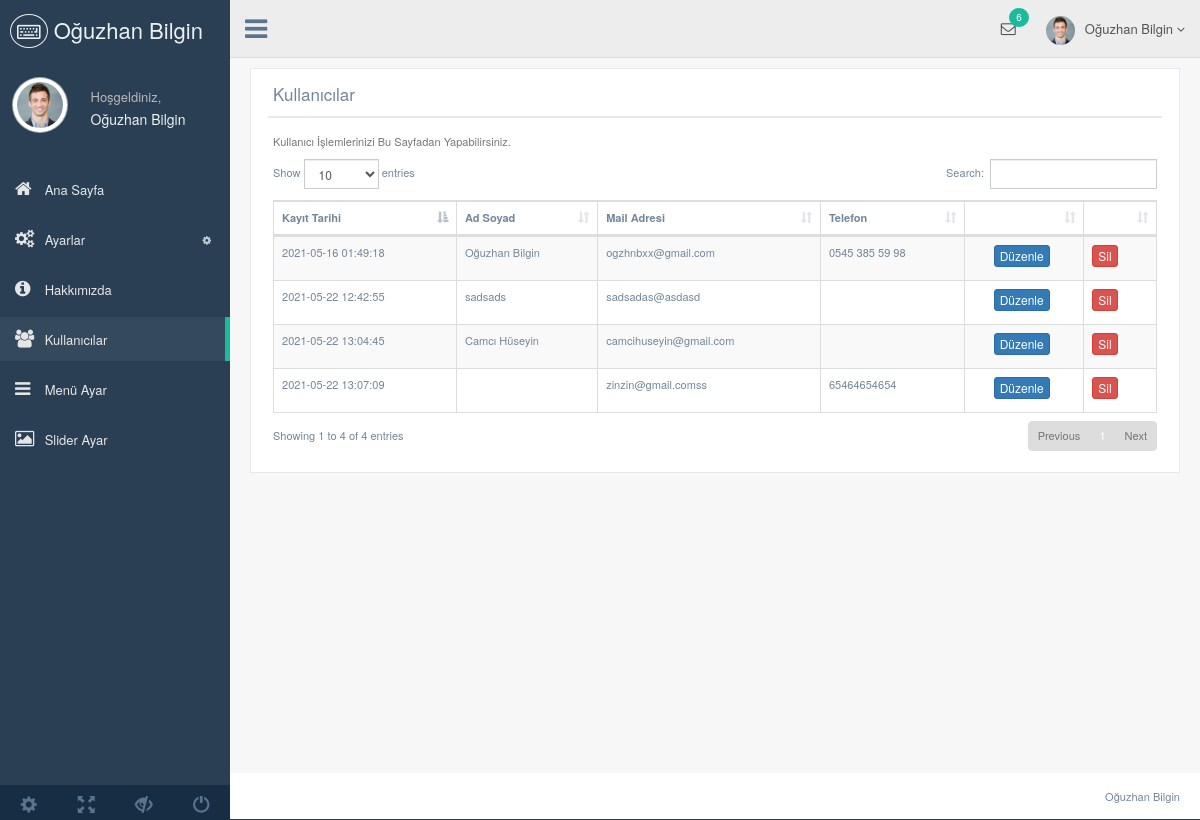
Screenshot of /nedmin/production/kullanicilar.php (signed in) with the database file from the repository.
### tables this page shows
CREATE TABLE `kullanici` (
  `kullanici_id` int(11) NOT NULL,
  `kullanici_zaman` datetime NOT NULL DEFAULT CURRENT_TIMESTAMP,
  `kullanici_resim` varchar(250) NOT NULL,
  `kullanici_tc` varchar(50) NOT NULL,
  `kullanici_ad` varchar(50) NOT NULL,
  `kullanici_mail` varchar(100) NOT NULL,
  `kullanici_gsm` varchar(50) NOT NULL,
  `kullanici_sifre` varchar(50) NOT NULL,
  `kullanici_adsoyad` varchar(50) NOT NULL,
  `kullanici_adres` varchar(250) NOT NULL,
  `kullanici_il` varchar(100) NOT NULL,
  `kullanici_ilce` varchar(100) NOT NULL,
  `kullanici_unvan` varchar(100) NOT NULL,
  `kullanici_yetki` varchar(50) NOT NULL,
  `kullanici_durum` int(1) NOT NULL DEFAULT '1'
);

### nedmin/production/kullanicilar.php (the view, shortened to what this page needs)
<?php
include 'header.php';
$kullanicisor=$db->prepare("SELECT * FROM kullanici");
$kullanicisor->execute();
?>
<div class="right_col" role="main">
    <div class="">
        <div class="row">
            <div class="col-md-12 col-sm-12 col-xs-12">
                <div class="x_panel">
                    <div class="x_title">
                        <h2>Kullanıcılar<small>Users</h2>
                        <div class="clearfix"></div>
                    </div>
                    <div class="x_content">
                        <p class="text-muted font-13 m-b-30">
                            Kullanıcı İşlemlerinizi Bu Sayfadan Yapabilirsiniz.
                        </p>
                        <table id="datatable-responsive" class="table table-striped table-bordered dt-responsive nowrap" cellspacing="0" width="100%">
                            <thead>
                            <tr>
                            <tr>
                                <th>Kayıt Tarihi</th>
                                <th>Ad Soyad</th>
                                <th>Mail Adresi</th>
                                <th>Telefon</th>
                                <th></th>
                                <th></th>
                            </tr>
                            </tr>
                            </thead>
                            <tbody>
                            <?php
                            while($kullanicicek=$kullanicisor->fetch(PDO::FETCH_ASSOC)){
                                ?>
                                <tr>
                                    <td><?php echo $kullanicicek['kullanici_zaman']; ?></td>
                                    <td><?php echo $kullanicicek['kullanici_adsoyad']; ?></td>
                                    <td><?php echo $kullanicicek['kullanici_mail']; ?></td>
                                    <td><?php echo $kullanicicek['kullanici_gsm']; ?></td>
                                    <td><center><a href="kullanici-duzenle.php?kullanici_id=<?php echo $kullanicicek['kullanici_id']; ?>"><button name="kullaniciguncelle" class="btn btn-primary btn-xs">Düzenle</button></a></center></td>
                                    <td><a href="../netting/islem.php?kullanici_id=<?php echo $kullanicicek['kullanici_id']; ?>&kullanicisil=ok"><button class="btn btn-danger btn-xs">Sil</button></a></td>
                                </tr>
                            <?php } ?>
                            </tbody>
                        </table>
                    </div>
                </div>
            </div>
        </div>
    </div>
</div>
<?php
include 'footer.php';
?>

### nedmin/production/header.php (shortened to what this page needs)
<?php
include '../netting/baglan.php';
$kullanicisor=$db->prepare("SELECT * FROM kullanici where kullanici_mail=:mail");
$kullanicisor->execute(array(
    'mail'=> $_SESSION['kullanici_mail']
));
$kullanicicek=$kullanicisor->fetch(PDO::FETCH_ASSOC);
?>
<!DOCTYPE html>
<html lang="en">
<head>
    <link href="../vendors/bootstrap/dist/css/bootstrap.min.css" rel="stylesheet">
    <link href="../vendors/font-awesome/css/font-awesome.min.css" rel="stylesheet">
    <link href="../vendors/nprogress/nprogress.css" rel="stylesheet">
    <link href="../vendors/iCheck/skins/flat/green.css" rel="stylesheet">
    <link href="../vendors/datatables.net-bs/css/dataTables.bootstrap.min.css" rel="stylesheet">
    <link href="../vendors/datatables.net-buttons-bs/css/buttons.bootstrap.min.css" rel="stylesheet">
    <link href="../vendors/datatables.net-fixedheader-bs/css/fixedHeader.bootstrap.min.css" rel="stylesheet">
    <link href="../vendors/datatables.net-responsive-bs/css/responsive.bootstrap.min.css" rel="stylesheet">
    <link href="../vendors/datatables.net-scroller-bs/css/scroller.bootstrap.min.css" rel="stylesheet">
    <link href="../build/css/custom.min.css" rel="stylesheet">
</head>
<body class="nav-md">
<div class="container body">
    <div class="main_container">
        <div class="col-md-3 left_col">
            <div class="left_col scroll-view">
                <div class="navbar nav_title" style="border: 0;">
                    <a href="index.html" class="site_title"><i class="fa fa-keyboard-o"></i> <span>Oğuzhan Bilgin</span></a>
                </div>
                <div class="profile clearfix">
                    <div class="profile_pic">
                        <img src="images/img.jpg" alt="..." class="img-circle profile_img">
                    </div>
                    <div class="profile_info">
                        <span>Hoşgeldiniz,</span>
                        <h2><?php echo $kullanicicek['kullanici_adsoyad']; ?></h2>
                    </div>
                </div>
                <br />
                <div id="sidebar-menu" class="main_menu_side hidden-print main_menu">
                    <div class="menu_section">
                        <ul class="nav side-menu">
                            <li><a href=index.php><i class="fa fa-home"></i> Ana Sayfa </a></li>
                            <li><a><i class="fa fa-cogs"></i> Ayarlar <span class="fa fa-cog"></span></a>
                            </li>
                            <li><a href=hakkimizda.php><i class="fa fa-info-circle"></i> Hakkımızda </a></li>
                            <li><a href=kullanicilar.php><i class="fa fa-users"></i> Kullanıcılar </a></li>
                            <li><a href=menu.php><i class="fa fa-bars"></i> Menü Ayar </a></li>
                            <li><a href=slider.php><i class="fa fa-image"></i> Slider Ayar </a></li>
                        </ul>
                    </div>
                </div>
                <div class="sidebar-footer hidden-small">
                    <a data-toggle="tooltip" data-placement="top" title="Settings">
                        <span class="glyphicon glyphicon-cog" aria-hidden="true"></span>
                    </a>
                    <a data-toggle="tooltip" data-placement="top" title="FullScreen">
                        <span class="glyphicon glyphicon-fullscreen" aria-hidden="true"></span>
                    </a>
                    <a data-toggle="tooltip" data-placement="top" title="Lock">
                        <span class="glyphicon glyphicon-eye-close" aria-hidden="true"></span>
                    </a>
                    <a data-toggle="tooltip" data-placement="top" title="Logout">
                        <span class="glyphicon glyphicon-off" aria-hidden="true"></span>
                    </a>
                </div>
            </div>
        </div>
        <div class="top_nav">
            <div class="nav_menu">
                <nav>
                    <div class="nav toggle">
                        <a id="menu_toggle"><i class="fa fa-bars"></i></a>
                    </div>
                    <ul class="nav navbar-nav navbar-right">
                        <li class="">
                            <a href="javascript:;" class="user-profile dropdown-toggle" data-toggle="dropdown" aria-expanded="false">
                                <img src="images/img.jpg" alt=""><?php echo $kullanicicek['kullanici_adsoyad']; ?>
                                <span class=" fa fa-angle-down"></span>
                            </a>
                        </li>
                        <li role="presentation" class="dropdown">
                            <a href="javascript:;" class="dropdown-toggle info-number" data-toggle="dropdown" aria-expanded="false">
                                <i class="fa fa-envelope-o"></i>
                                <span class="badge bg-green">6</span>
                            </a>
                        </li>
                    </ul>
                </nav>
            </div>
        </div>

### rows the page displays
kullanici: kullanici_adsoyad "Oğuzhan Bilgin", kullanici_zaman "2021-05-16 01:49:18", kullanici_mail "ogzhnbxx@gmail.com", kullanici_gsm "0545 385 59 98"
kullanici: kullanici_zaman "2021-05-22 12:42:55", kullanici_adsoyad "sadsads", kullanici_mail "sadsadas@asdasd"
kullanici: kullanici_zaman "2021-05-22 13:04:45", kullanici_adsoyad "Camcı Hüseyin", kullanici_mail "camcihuseyin@gmail.com"
kullanici: kullanici_zaman "2021-05-22 13:07:09", kullanici_mail "zinzin@gmail.comss", kullanici_gsm "65464654654"
